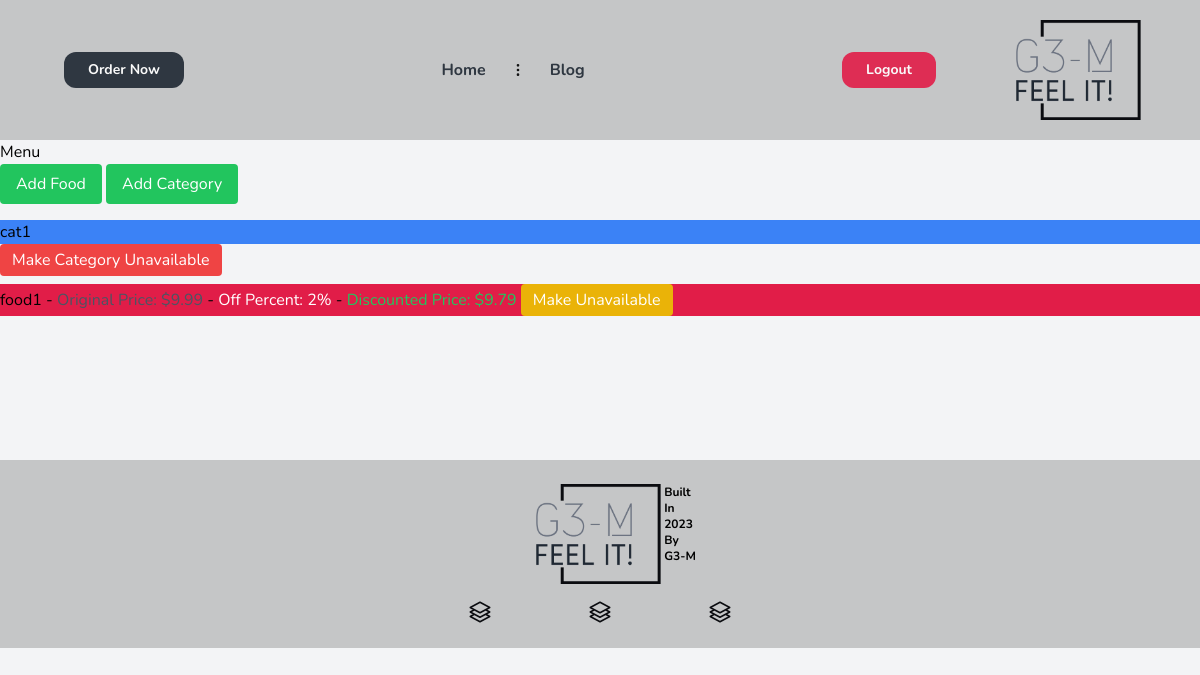
Before: /foods/list-food (signed in) with the older database file.
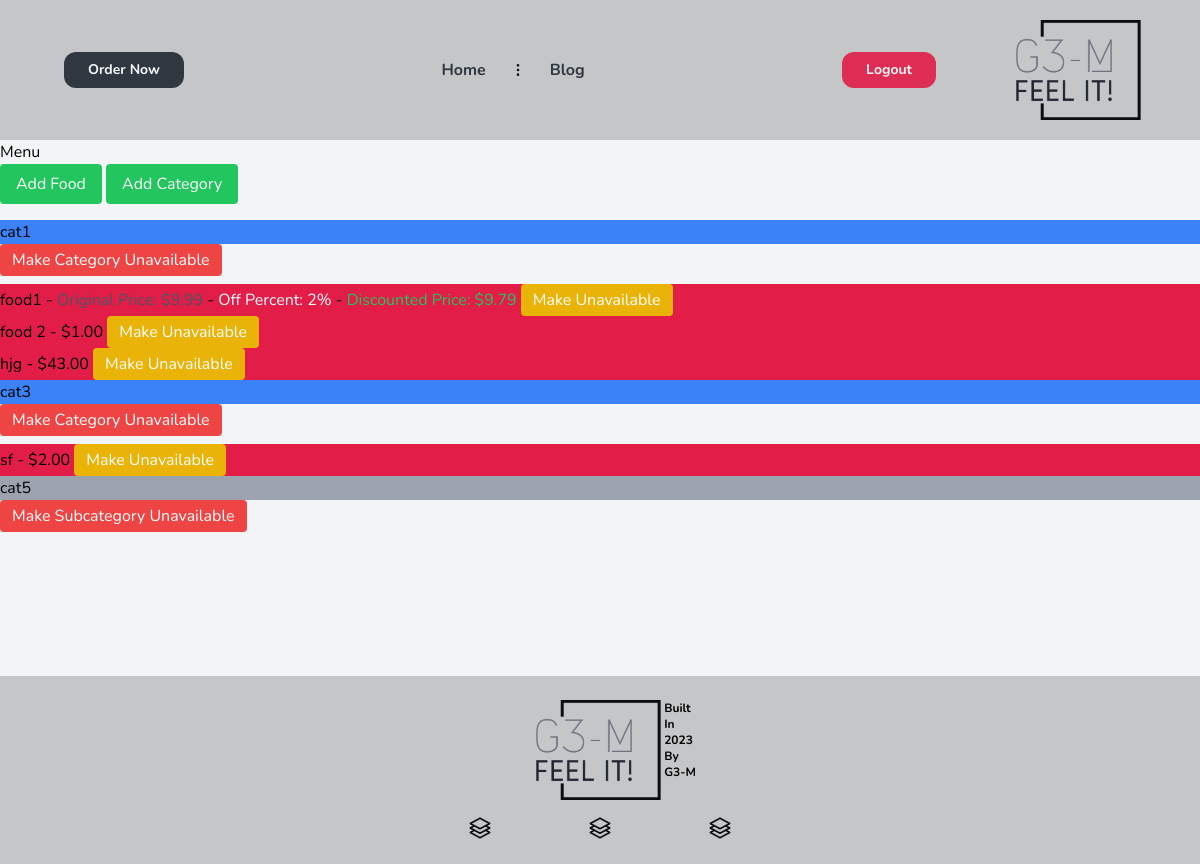
After: the same page with the newer database file.
### foodmenu/models.py (models this page shows, shortened)
class Food(BaseModel):
    name = models.CharField(max_length=100)
    price = models.DecimalField(max_digits=10, decimal_places=2)
    availability = models.BooleanField(default=True)
    off = models.PositiveSmallIntegerField(default=0)
    category = models.ForeignKey('Category', on_delete=models.PROTECT)
    @property
    def price_after_off(self):
        result = self.price - (self.price * self.off / 100)
        return round(result, 2)

class Category(BaseModel):
    name = models.CharField(max_length=100, unique=True)
    parent = models.ForeignKey('self', on_delete=models.CASCADE, null=True, blank=True, related_name='subcategories')
    @property
    def is_subcategory(self):
        return self.parent is not None

### foodmenu/views.py (the view)
# urls.py: path('list-food', views.ListFoodView.as_view(), name='list-food'),
class ListFoodView(View):
    template_name = 'Food_ListTemplate.html'
    login_url = 'users:login'
    @staff_or_superuser_required
    def get(self, request):
        menu_data = json_menu_generator()
        return render(request, self.template_name, {'menu_data': menu_data})

### core/models.py (called while the page is built)
    def get_queryset(self):
        return super().get_queryset().filter(deleted_at__isnull=True)

### utils.py (called while the page is built)
def is_parent(category):
    subcategory_query = Category.objects.select_related('parent').prefetch_related(Prefetch('subcategories',
                        queryset=Category.objects.select_related('parent'))).filter(parent=category).exists()
    return subcategory_query or category.parent is None

def staff_or_superuser_required(view_func):
    @wraps(view_func)
    def _wrapped_view(self, request, *args, **kwargs):
        if not request.user.is_authenticated or not is_staff_or_superuser(request.user):
            messages.error(request, 'You are not allowed to access this page.')
            return redirect('users:login')
        return view_func(self, request, *args, **kwargs)  # another magic here this logic made by me :)
    return _wrapped_view

def is_staff_or_superuser(user):
    return user.is_active and (user.is_staff or user.is_superuser)

### templates/Food_ListTemplate.html (shortened to what this page needs)
{% extends "base.html" %}
{% load widget_tweaks %}
{% block content %}
    <h1>Menu</h1>
    <div class="mb-4">
        <a href="{% url 'foods:create-food' %}"><button class="bg-green-500 text-white px-4 py-2 rounded">Add Food</button></a>
        <a href="{% url 'foods:create-category' %}"><button class="bg-green-500 text-white px-4 py-2 rounded">Add Category</button></a>
    </div>
    {% for category in menu_data %}
        <h2 class="bg-blue-500">{{ category.name }}</h2>
        <div class="mb-2">
            <button class="bg-red-500 text-white px-3 py-1 rounded">Make Category Unavailable</button>
        </div>
        {% if category.foods %}
            <ul>
                {% for food in category.foods %}
                    <li class="bg-rose-600">
                        {{ food.name }} -
                        {% if food.off_percent %}
                            <span class="text-gray-600">Original Price: ${{ food.original_price }}</span> -
                            <span class="text-white">Off Percent: {{ food.off_percent }}%</span> -
                            <span class="text-green-500">Discounted Price: ${{ food.price_after_off }}</span>
                        {% else %}
                            ${{ food.original_price }}
                        {% endif %}
                        <button class="bg-yellow-500 text-white px-3 py-1 rounded">Make Unavailable</button>
                    </li>
                {% endfor %}
            </ul>
        {% endif %}
        {% for subcategory in category.subcategories %}
            <h3 class="bg-gray-400">{{ subcategory.name }}</h3>
            <div class="mb-2">
                <button class="bg-red-500 text-white px-3 py-1 rounded">Make Subcategory Unavailable</button>
            </div>
        {% endfor %}
    {% endfor %}
{% endblock %}

Changed rows visible on the page:
now on this page (row edited): Food: name "food 2", original_price "1.00"
now on this page (row edited): Food: name "hjg", original_price "43.00"
added Category: name "cat3"
added Food: name "sf", original_price "2.00"
added Category: name "cat5"
Other visible differences:
new list line: "- $ Make Unavailable - $ Make Unavailable"
new list line: "Make Category Unavailable - $ Make Unavailable Make Subcategory Unavailable"
